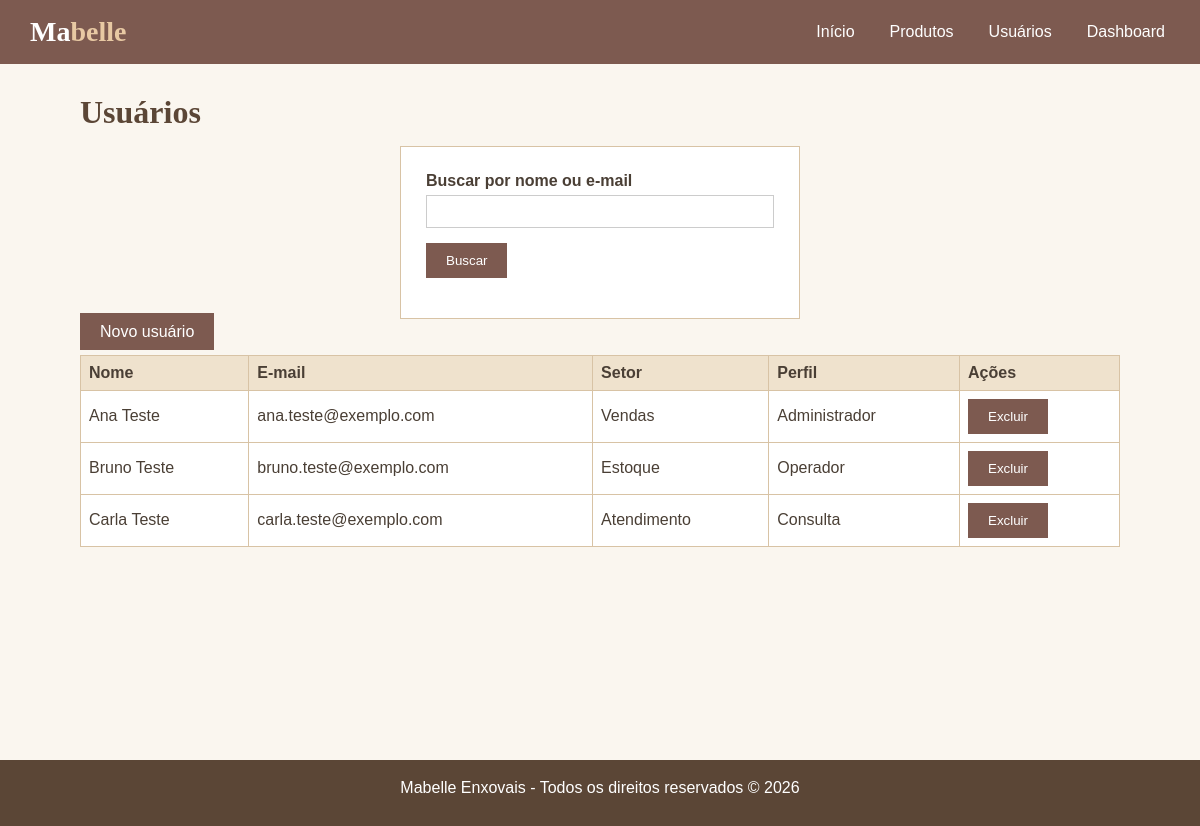
The app's page /usuarios.php with its own data.
### tables this page shows
CREATE TABLE IF NOT EXISTS usuarios (
    id INT AUTO_INCREMENT PRIMARY KEY,
    nome VARCHAR(150) NOT NULL,
    email VARCHAR(150) NOT NULL,
    setor_id INT NOT NULL,
    perfil_id INT NOT NULL,
    status ENUM('Ativo','Baixa') NOT NULL DEFAULT 'Ativo',
    criado_em TIMESTAMP NOT NULL DEFAULT CURRENT_TIMESTAMP,
    atualizado_em TIMESTAMP NOT NULL DEFAULT CURRENT_TIMESTAMP ON UPDATE CURRENT_TIMESTAMP,
    baixado_em TIMESTAMP NULL DEFAULT NULL,
    CONSTRAINT uq_usuarios_email UNIQUE (email),
    CONSTRAINT fk_usuarios_setor FOREIGN KEY (setor_id) REFERENCES setores(id),
    CONSTRAINT fk_usuarios_perfil FOREIGN KEY (perfil_id) REFERENCES perfis(id),
    INDEX idx_usuarios_status (status),
    INDEX idx_usuarios_nome (nome)
);

CREATE TABLE IF NOT EXISTS setores (
    id INT AUTO_INCREMENT PRIMARY KEY,
    nome VARCHAR(100) NOT NULL UNIQUE,
    ativo TINYINT(1) NOT NULL DEFAULT 1
);

CREATE TABLE IF NOT EXISTS perfis (
    id INT AUTO_INCREMENT PRIMARY KEY,
    nome VARCHAR(100) NOT NULL UNIQUE,
    ativo TINYINT(1) NOT NULL DEFAULT 1
);

### usuarios.php (the view, shortened to what this page needs)
<?php
include("php/conexao_pdo.php");
$busca = "";
$texto = str_replace(["!", "%", "_"], ["!!", "!%", "!_"], $busca);
$parametro = "%" . $texto . "%";
$comando = $pdo->prepare(
    "SELECT u.id, u.nome, u.email, s.nome AS setor, p.nome AS perfil
     FROM usuarios u
     INNER JOIN setores s ON s.id = u.setor_id
     INNER JOIN perfis p ON p.id = u.perfil_id
     WHERE u.status = 'Ativo'
       AND (u.nome LIKE ? ESCAPE '!' OR u.email LIKE ? ESCAPE '!')
     ORDER BY u.nome"
);
$comando->execute([$parametro, $parametro]);
$usuarios = $comando->fetchAll();
?>
<!DOCTYPE html>
<html lang="pt-br">
<head>
	<link rel="stylesheet" href="css/styles.css">
</head>
<body>
	<header>
		<div class="topo">
			<div class="logo"><a class="logo-link" href="index.php">Ma<span>belle</span></a></div>
			<nav>
				<ul>
					<li><a href="index.php">Início</a></li>
					<li><a href="produto.php">Produtos</a></li>
					<li><a href="usuarios.php">Usuários</a></li>
					<li><a href="dashboard.php">Dashboard</a></li>
				</ul>
			</nav>
		</div>
	</header>
	<main>
		<h1>Usuários</h1>
		<form method="get" action="usuarios.php">
			<label for="q">Buscar por nome ou e-mail</label>
			<input type="text" id="q" name="q" maxlength="100" value="<?php echo htmlspecialchars($busca); ?>">
			<input type="submit" value="Buscar">
		</form>
		<p><a class="botao" href="usuario_novo.php">Novo usuário</a></p>
		<?php if (count($usuarios) == 0) { ?>
			<p>Nenhum usuário encontrado.</p>
		<?php } else { ?>
			<table>
				<tr>
					<th>Nome</th>
					<th>E-mail</th>
					<th>Setor</th>
					<th>Perfil</th>
					<th>Ações</th>
				</tr>
				<?php foreach ($usuarios as $usuario) { ?>
				<tr>
					<td><?php echo htmlspecialchars($usuario["nome"]); ?></td>
					<td><?php echo htmlspecialchars($usuario["email"]); ?></td>
					<td><?php echo htmlspecialchars($usuario["setor"]); ?></td>
					<td><?php echo htmlspecialchars($usuario["perfil"]); ?></td>
					<td>
						<button type="button" class="botao btn-excluir"
							data-id="<?php echo (int) $usuario["id"]; ?>"
							data-nome="<?php echo htmlspecialchars($usuario["nome"]); ?>"
							data-email="<?php echo htmlspecialchars($usuario["email"]); ?>">Excluir</button>
					</td>
				</tr>
				<?php } ?>
			</table>
		<?php } ?>
	</main>
	<footer>
		<p>Mabelle Enxovais - Todos os direitos reservados © <span id="ano"></span></p>
	</footer>
</body>
</html>

### css/styles.css (style rules this page uses)
* { margin: 0; padding: 0; box-sizing: border-box; }
body { font-family: Arial, Helvetica, sans-serif; background-color: #faf6ef; color: #4a3f35; margin-top: 64px; }
a { text-decoration: none; color: #4a3f35; }
header { background-color: #7d5a50; color: #fff; padding: 15px 30px; position: fixed; top: 0; left: 0; right: 0; z-index: 10; }
.topo { display: flex; justify-content: space-between; align-items: center; }
.logo { font-family: Georgia, "Times New Roman", serif; font-size: 28px; font-weight: bold; color: #fff; }
.logo span { color: #e8c9a3; }
a.logo-link { color:white }
nav ul { list-style: none; display: flex; }
nav > ul > li { position: relative; margin-left: 25px; }
nav > ul > li > a { color: #fff; padding: 8px 5px; display: block; }
main { padding: 30px; max-width: 1100px; margin: 0 auto; min-height: 82vh; }
h1 { font-family: Georgia, serif; color: #5b4636; margin-bottom: 15px; }
p { line-height: 1.6; margin-bottom: 10px; }
form { max-width: 400px; margin: 0 auto; background-color: #fff; border: 1px solid #d8c3a5; padding: 25px; }
label { display: block; margin-bottom: 5px; font-weight: bold; }
input, textarea { width: 100%; padding: 8px; margin-bottom: 15px; border: 1px solid #ccc; font-family: Arial, sans-serif; }
input[type="submit"], .botao { background-color: #7d5a50; color: #fff; border: none; cursor: pointer; width: auto; padding: 10px 20px; }
table { width: 100%; border-collapse: collapse; background-color: #fff; }
table, th, td { border: 1px solid #d8c3a5; }
th, td { padding: 8px; text-align: left; }
th { background-color: #efe2cd; }
footer { background-color: #5b4636; color: #fff; text-align: center; padding: 15px; margin-top: 40px; }

### records on screen
usuarios: nome "Ana Teste", email "ana.teste@exemplo.com", setor.nome "Vendas", perfil.nome "Administrador"
usuarios: nome "Bruno Teste", email "bruno.teste@exemplo.com", setor.nome "Estoque", perfil.nome "Operador"
usuarios: nome "Carla Teste", email "carla.teste@exemplo.com", setor.nome "Atendimento", perfil.nome "Consulta"
